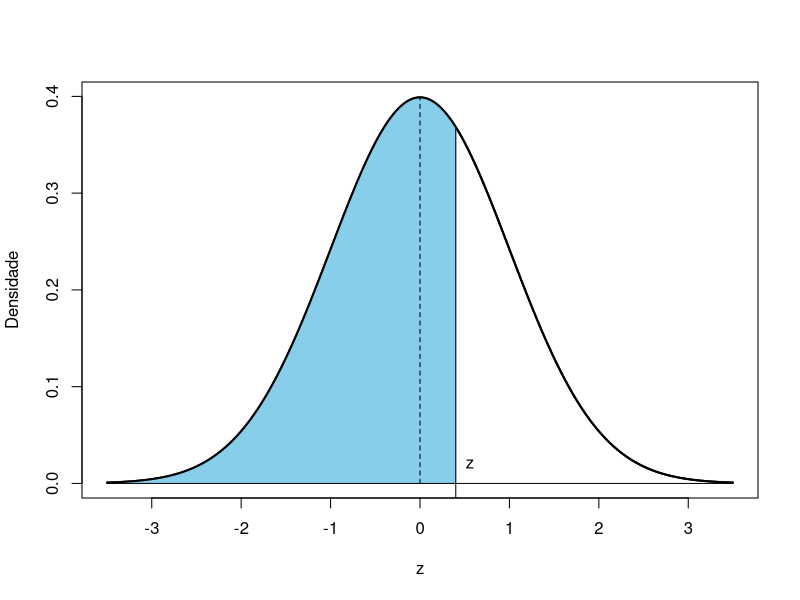
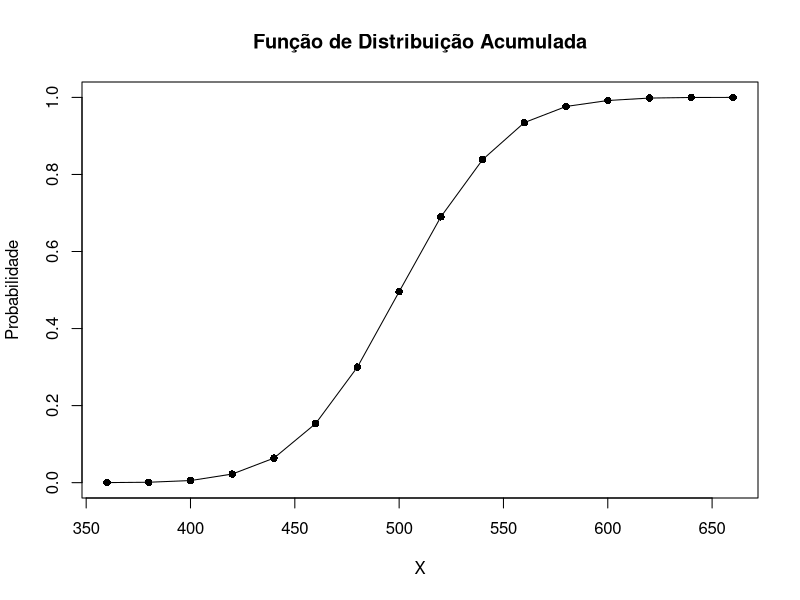

The R script that drew these images, in order:
## ---- chunk 1
knitr::opts_chunk$set(echo = TRUE)
## ---- chunk 2
# Curva
rm(list = ls(all = TRUE))

# funcao para plotagem da normal
normalplot <- function(media = 0, dp = 1, z1 = 0, z2 = NULL, verz = FALSE, cor = "skyblue"){

  if(media == 0 & dp == 1){ 
    eixo = "z"
  } else eixo = "x"
  
  lim <- c(media-round(3.5*dp,2),media+round(3.5*dp,2))
  x <- seq(lim[1], lim[2], by = 0.01)
  
  cn1 <- function(x) {dnorm(x,media,dp)} # curva normal
  
  y= cn1(x)
  
  plot(x, y, ylab="Densidade", xlab=eixo, type="l",lwd=2)
  
  # distribuicao
  if(is.null(z2)){
    xaux <- seq(lim[1], z1, by = 0.01)
    polygon(c(min(xaux), xaux, max(xaux)), c(0, cn1(xaux),0), col=cor, border=cor)
  } else {
    if(z2 < z1){
      z <- z2; z2 <- z1; z1 <- z
    }
    xaux <- seq(z1, z2, by = 0.01)
    polygon(c(min(xaux), xaux, max(xaux)), c(0, cn1(xaux),0), col=cor, border=cor)
  }

  # reforca as curvas
  lines(c(lim[1],lim[2]),c(0,0))
  lines(x, cn1(x),lwd=2, type="l")
  lines(c(media,media), c(0,cn1(media)), lty = 2)
  lines(c(z1, z1),c(-1, cn1(z1)))

  if(verz){
    text(z1, 0.02, pos = 4, paste0(eixo, " = ", z1))  
  } else text(z1, 0.02, pos = 4, eixo)

  if(!is.null(z2)){
    lines(c(z2, z2),c(-1, cn1(z2)))
  
    if(verz){
      text(z2, 0.01, pos = 4, paste0(eixo, " = ", z2))  
    } else text(z2, 0.01, pos = 4,eixo)
  }
}


# plota normal
z <- 0.4; media <- 0; dp <- 1
normalplot(media, dp, z)

# tabela de probabilidades
ini <- 0
fim <- 3.09

z <- seq(ini,fim,0.01)
p <- pnorm(z)
m <- round(matrix(p, ncol=10, byrow=TRUE),4)
z2 <- round(seq(ini,fim,0.1),1)
col <- seq(0.0,0.09,0.01)

df <- cbind(z2,m)
colnames(df) <- c("z",col)

knitr::kable(df, caption = "Curva Normal Padrao - Tabela de Probabilidades P(Z <= z)")

## ---- chunk 3

z = (8.6 - 8)/5
sprintf('Valor de z = (8.6-8)/5 = %f', z)
print('Para z = 0.12 a tabela fornece 0.5478')
sprintf('Cálculo usando a função pnorm: %f', pnorm(z))
## ---- chunk 4

z = (8.6 - 10)/3
sprintf('Valor de z = (8.6-10)/3 = %f', z)
print('Não temos valor da tabela para números negativos. Mas como é simétrica, a P(X <= -a) = P(x > a) para a positivo.' )
print('Para z = 0.4666 a tabela fornece próximo a 0.6808')
sprintf('Cálculo usando a função pnorm: %f', 1-pnorm(z))

## ---- chunk 5
z1 = (7.3 - 10)/6
z2 = (12.4 - 10)/6

print('Para esse exercício podemos normalizar em dois pontos, z1 = (7.3 - 10)/6 e z2 = (12.4 - 10)/6')
sprintf('z1 = %f, z2 = %f', z1, z2)
sprintf('Para z = -0.45 a tabela fornece 1 - 0.6736 = %f', 1 - 0.6736)
sprintf('Para z = 0.4 a tabela fornece 0.6554')
sprintf('A resposta é a subtração das duas coisas: %f', 0.6554 -  (1 - 0.6736))
sprintf('Cálculo usando a função pnorm: %f', pnorm(z2) - pnorm(z1))

## ---- chunk 6
sprintf('Cálculo usando a função pnorm: %f', pnorm(1.96) - pnorm(-1.96))
## ---- chunk 7

z1 = (20 - 44.9)/10.98
z2 = (40 - 44.9)/10.98
sprintf('Convertendo 20 e 40 para o score padrão, temos %f e %f', z1, z2)
print('A tabela não tem número negativo, mas pela simetria a área entre -2.2677 e 0.4462 é igual a área entre 0.4462 e 2.2677')
sprintf('Pela tabela: %f - %f = %f', 0.9884, 0.6736, 0.9884-0.6736)
sprintf('Cálculo usando a função pnorm: %f', pnorm(z2) - pnorm(z1))

## ---- chunk 8

z = (60 - 44.9)/10.98

sprintf('Convertendo 60 para o equivalente na normal padrão: %f', z)
print('O valor para esse z na tabela equivale a 0.9147')
sprintf('Como estamos interessados no lado direito da curva, temos que calcular 1 - 0.9147 = %f', 1 - 0.9147)

sprintf('Cálculo usando a função pnorm: %f', 1 - pnorm(z))

## ---- chunk 9

sprintf('Idade entre 20 e 40: %f', (0.034 + 0.064 + 0.096 + 0.136))
sprintf('Idade acima de 60: %f', (0.044 + 0.02 + 0.007 + 0.002 + 0.001))

## ---- chunk 10

z = (550 - 500)/40

sprintf('Convertendo 550 para o equivalente na normal padrão: %f', z)
print('O valor para esse z na tabela equivale a 0.8944')
sprintf('Como estamos interessados no lado direito da curva, temos que calcular 1 - 0.8944 = %f', 1 - 0.8944)

sprintf('Cálculo usando a função pnorm: %f', 1 - pnorm(z))

## ---- chunk 11
# histograma acumulado
set.seed(6745389)
X <- rnorm(10000, 500, 40)
h <- hist(X,freq = TRUE,plot=FALSE)
h.cum <- cumsum(h$counts/length(X))
x <- h$breaks[-1]
plot(x, h.cum, pch=16, main="Função de Distribuição Acumulada",
     xlab="X", ylab="Probabilidade")
lines(x, h.cum)



## ---- chunk 12
z1 = (450 - 500)/40
z2 = (550 - 500)/40
sprintf('Cálculo usando a função pnorm: %f', pnorm(z2) - pnorm(z1))

